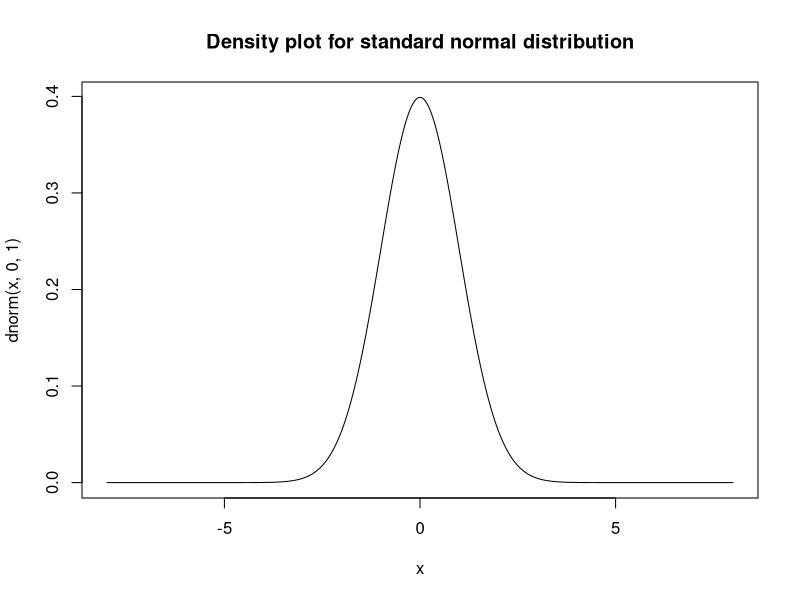
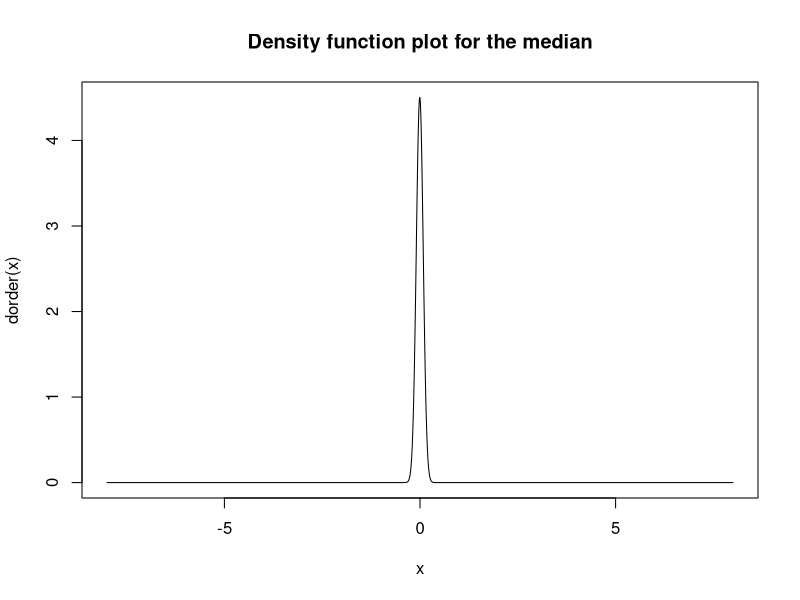
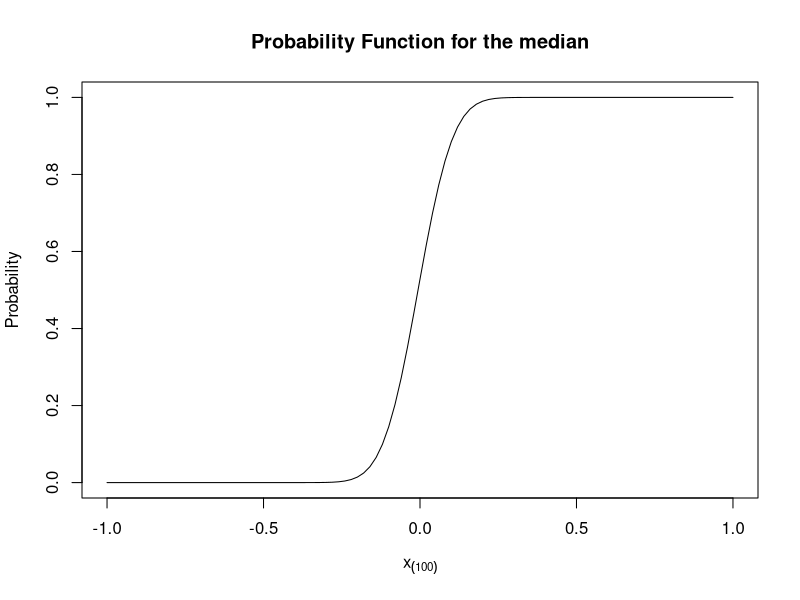
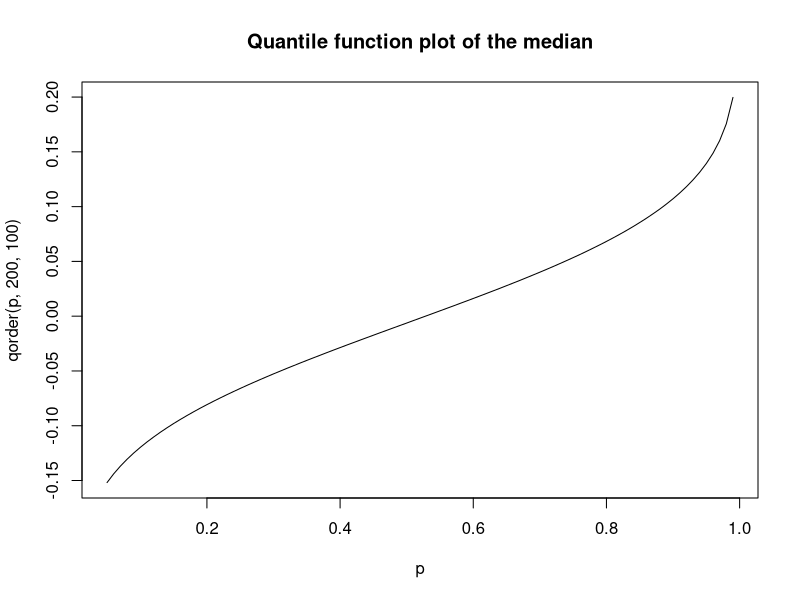
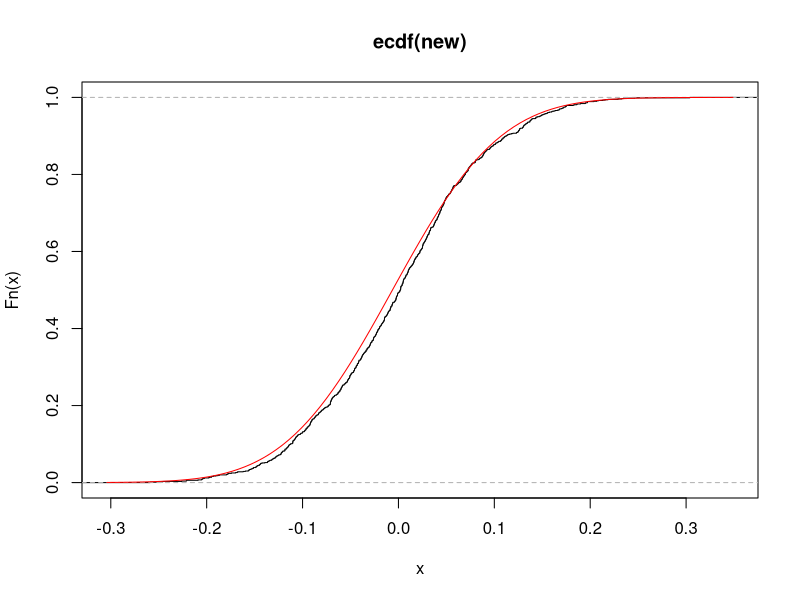
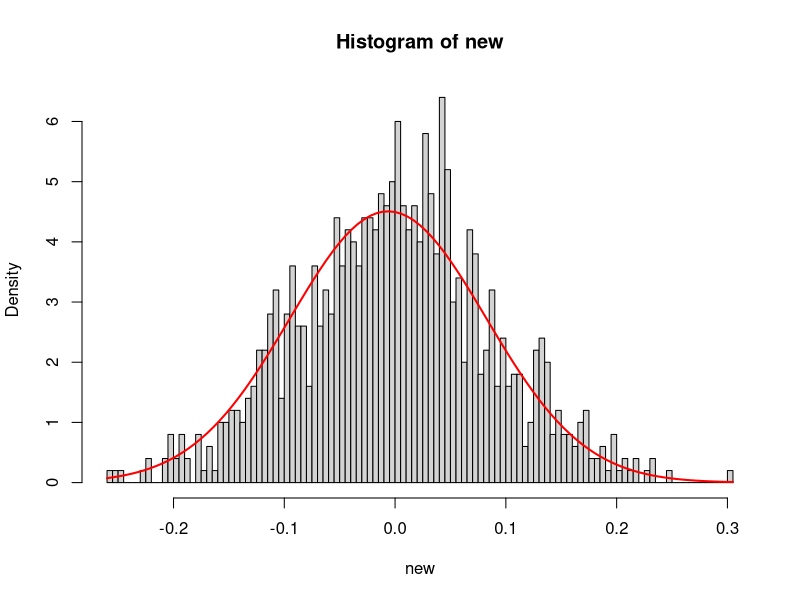
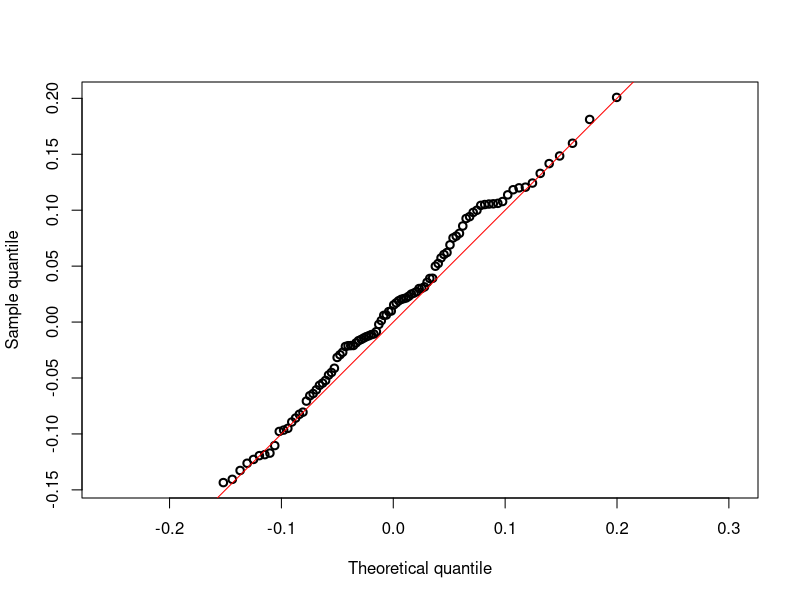
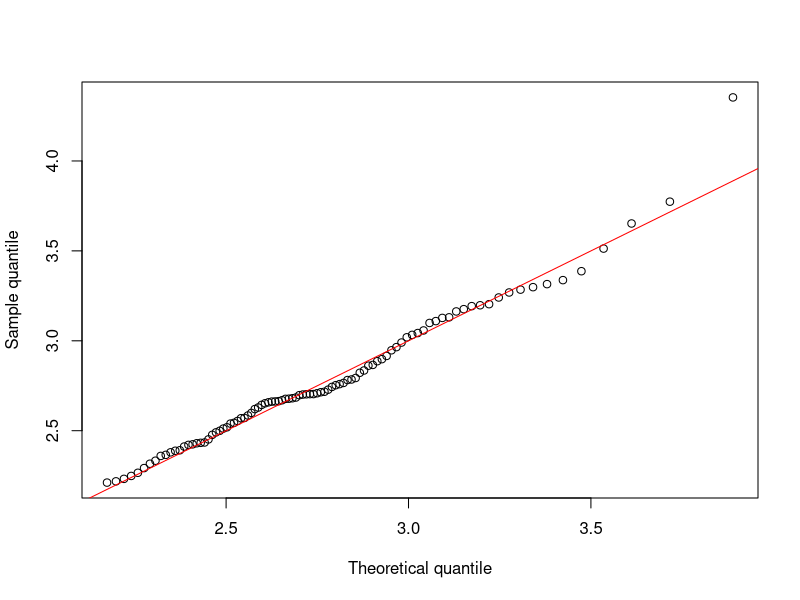

R code for these plots, in order:
## ---- chunk 1
knitr::opts_chunk$set(echo = TRUE)
## ---- chunk 2
#default library setup
library(dplyr)
## ---- chunk 3
dorder<- function(x){
  100*choose(200,100)*
  (pnorm(x)^(100-1))*
  (1-pnorm(x))^(200-100)*
  dnorm(x)
}
x<-seq(-8,8,by=0.01)
## ---- chunk 4
plot(x,dnorm(x,0,1),type="l",main="Density plot for standard normal distribution")
## ---- chunk 5
plot(x,dorder(x),type="l",main="Density function plot for the median")
## ---- chunk 6
porder<-function(x){
  pbinom(100-1,200,pnorm(x,0,1),lower.tail = FALSE)
}
curve(porder(x),-1,1,xlab=parse(text="x[(100)]"),ylab="Probability",main="Probability Function for the median")
## ---- chunk 7
p_cdf<-function(x,n,k){
  pbinom(k-1,n,pnorm(x,0,1),lower.tail = FALSE)
}
qorder<-function(p,n,k){
  
  out<-p*0
  for(i in seq_along(p)){
    out[i]<-uniroot(function(x){p_cdf(x,n,k)-p[i]},c(-8,8))$root
  }
  out
}
  
p<-seq(0.05,0.99,by=0.01)
plot(p,qorder(p,200,100),type="l",main="Quantile function plot of the median")
## ---- chunk 8
new<-rep(NA,1000)
for (i in seq(1,1000)){
  dat<-rnorm(200,0,1)
  new[i]<-median(dat)
}
plot(ecdf(new))
curve(porder(x),add = TRUE,col="red")
## ---- chunk 9
hist(new,breaks = 100,freq=FALSE)
curve(dorder(x),lwd=2,add=TRUE,col="red")
## ---- chunk 10
qqdata<-rep(NA,1000)
for (i in seq(p)){
  data1<-rnorm(200,0,1)
  qqdata[i]<-median(data1)
}
x<-qorder(p,200,100)
y<-quantile(qqdata,probs=p,na.rm = TRUE)


plot(x,y,asp=1,lwd=2,xlab="Theoretical quantile",ylab="Sample quantile")
abline(0,1,col="red")

## ---- chunk 11
dorder_mod<- function(x,n,k){
  k*choose(n,k)*
  (pnorm(x)^(k-1))*
  (1-pnorm(x))^(n-k)*
  dnorm(x)
}
## ---- chunk 12
porder_mod<-function(x,n,k){
  pbinom(k-1,n,pnorm(x,0,1),lower.tail = FALSE)
}
## ---- chunk 13
qorder_mod<-function(p,n,k){
  out<-p*0
  for(i in seq_along(p)){
    out[i]<-uniroot(function(x){p_cdf(x,n,k)-p[i]},c(-8,8))$root
  }
  out
}
## ---- chunk 14
qqdata1<-rep(NA,1000)

for (j in seq(p)){
  data2<-rnorm(200,0,1)
  qqdata1[j]<-max(data2)
}

x<-qorder_mod(p,200,200)
y<-quantile(qqdata1,probs=p,na.rm=TRUE)

plot(x,y,xlab="Theoretical quantile",ylab="Sample quantile")

abline(0,1,col="red")
## ---- chunk 15
dorder_mod1<- function(x,n,k,dist,...){
  d<-get(paste0("d",dist))
  p<-get(paste0("p",dist))
 
   k*choose(n,k)*
  (p(x)^(k-1))*
  (1-p(x))^(n-k)*
  d(x)
}
## ---- chunk 16
porder_mod1<-function(x,n,k,dist,...){
  p<-get(paste0("p",dist))
  pbinom(k-1,n,p(x,0,1),lower.tail = FALSE)
}
## ---- chunk 17
qorder_mod<-function(p,n,k,dist){
  
  out<-p*0
  for(i in seq_along(p)){
    out[i]<-uniroot(function(x){porder_mod1(x,n,k,dist,...)-p[i]},c(-8,8))$root
  }
  out
}
## ---- chunk 18
curve(dorder_mod1(x,200,1,dist="norm"),-8,8,main="PDF of the sample min(N=200)",ylab="Probability density")

## ---- chunk 19
curve(porder_mod1(x,200,1,dist="norm"),-8,8,main="CDF of the sample min(N=200)",ylab="Cumulative density")
